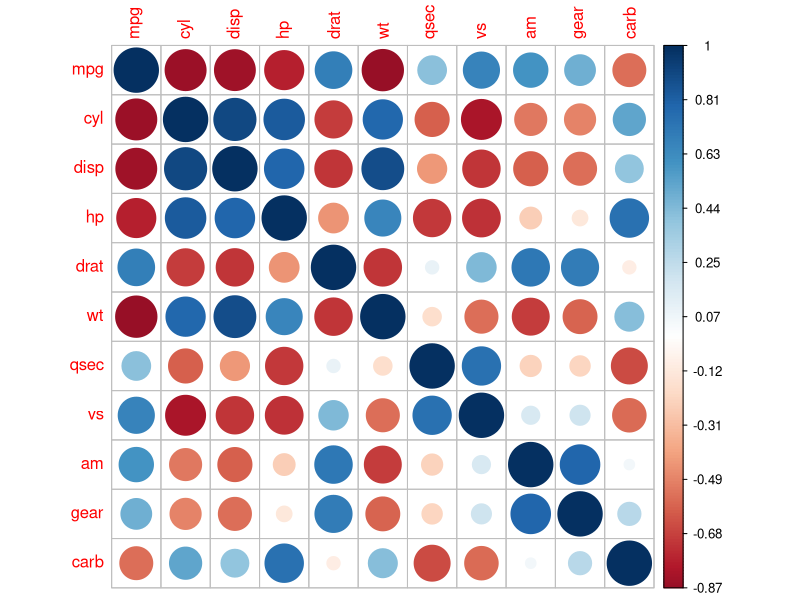
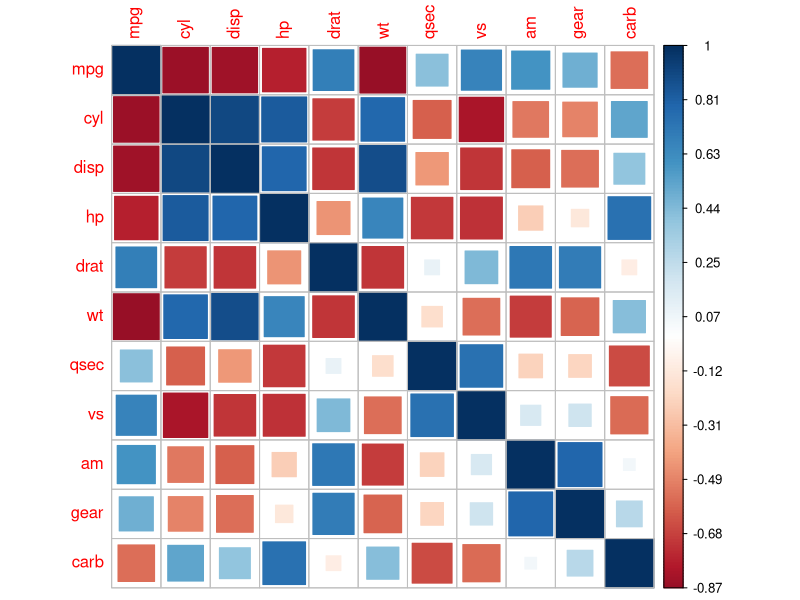
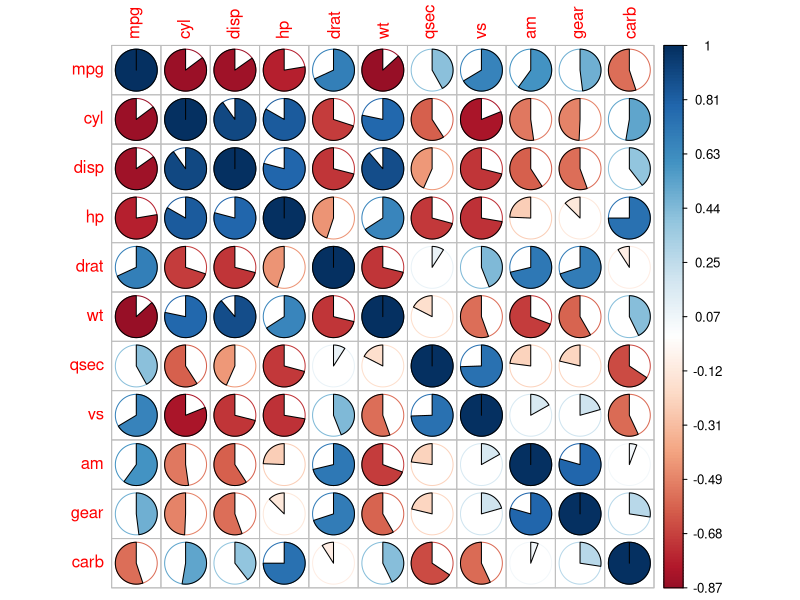
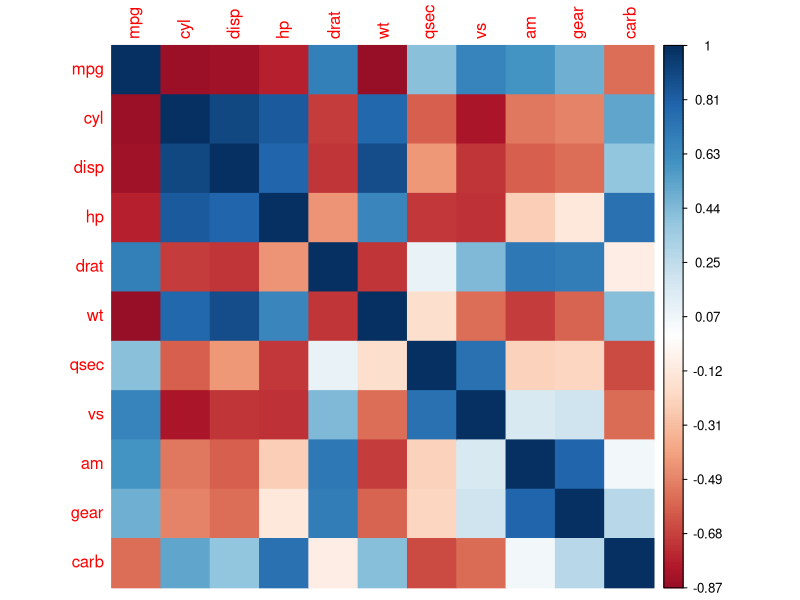
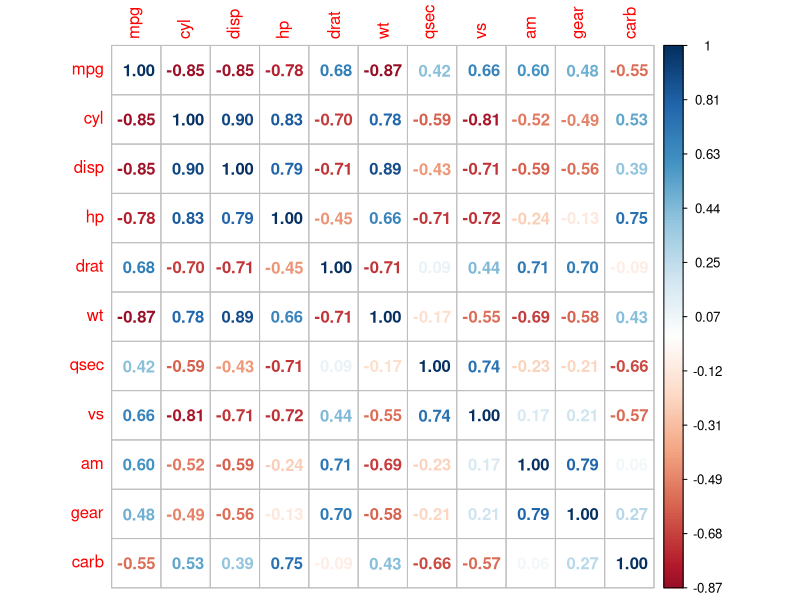
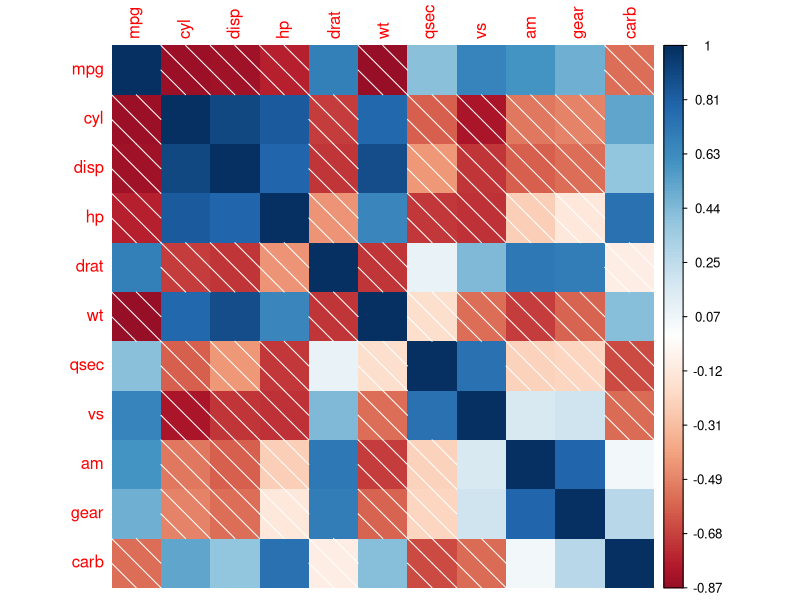
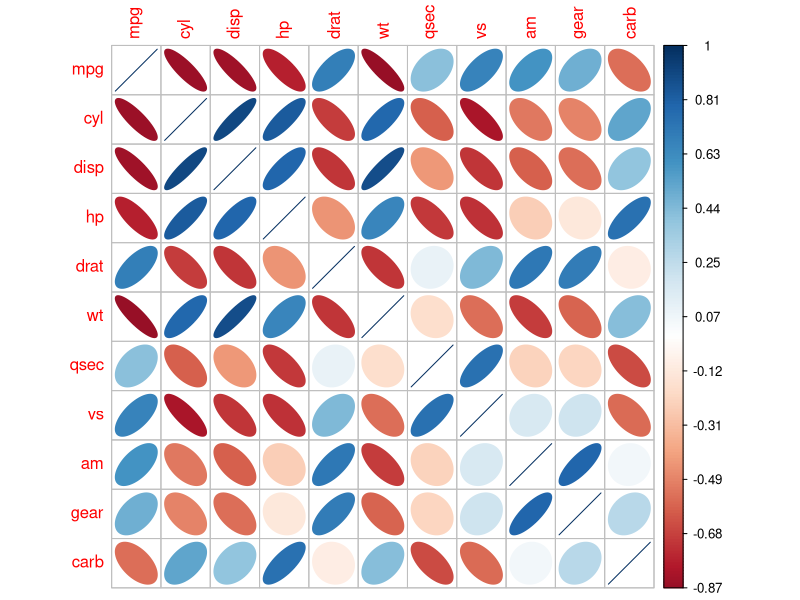

Write the R code that produced these figures, in order.
# 1 - Usaremos o data.frame “mtcars”, que significa “Motor Trend Car Road Tests”. Esse
# data.frame tem 32 observações de 11 variáveis numéricas e já está instalado no R.
# Nesse dataframe temos as seguintes variáveis:
#
# • 1- mpg - Miles/(US) gallon
# • 2- cyl - Number of cylinders
# • 3- disp - Displacement (cu.in.)
# • 4- hp - Gross horsepower
# • 5- drat - Rear axle ratio
# • 6- wt - Weight (1000 lbs)
# • 7- qsec - 1/4 mile time
# • 8- vs - Engine (0 = V-shaped, 1 = straight)
# • 9- am - Transmission (0 = automatic, 1 = manual)
# • 10- gear - Number of forward gears
# • 11- carb - Number of carburetors
#
# Use a library(corrplot). Construa a matriz de correlação, verificando se o data.frame é
# numérico, se há valores faltando, construa a tabela de correlação e a matriz de
# correlação, seguindo os passos do exemplo 1.
#
# Em “method” vc pode usar no lugar da palavra “circle” outras palavras para mudar a
# forma de apresentação, como “square”, “pie”, “color”, “number” e “shade”.

# Verificando se os dados são numéricos
str(mtcars)

# Verifica se há dados faltando
is.na(mtcars)
sum(is.na(mtcars))

# Criando o dataframe
table <- data.frame(mtcars)
table

# Tabela de correlação
cortable <- cor(table)
round(cortable, 2)

# Matriz de correlação (circle)
corrplot::corrplot(cortable, method = c("circle"), is.corr = FALSE)

# Matriz de correlação (square)
corrplot::corrplot(cortable, method = c("square"), is.corr = FALSE)

# Matriz de correlação (pie)
corrplot::corrplot(cortable, method = c("pie"), is.corr = FALSE)

# Matriz de correlação (color)
corrplot::corrplot(cortable, method = c("color"), is.corr = FALSE)

# Matriz de correlação (number)
corrplot::corrplot(cortable, method = c("number"), is.corr = FALSE)

# Matriz de correlação (shade)
corrplot::corrplot(cortable, method = c("shade"), is.corr = FALSE)

# Matriz de correlação (ellipse)
corrplot::corrplot(cortable, method = c("ellipse"), is.corr = FALSE)
